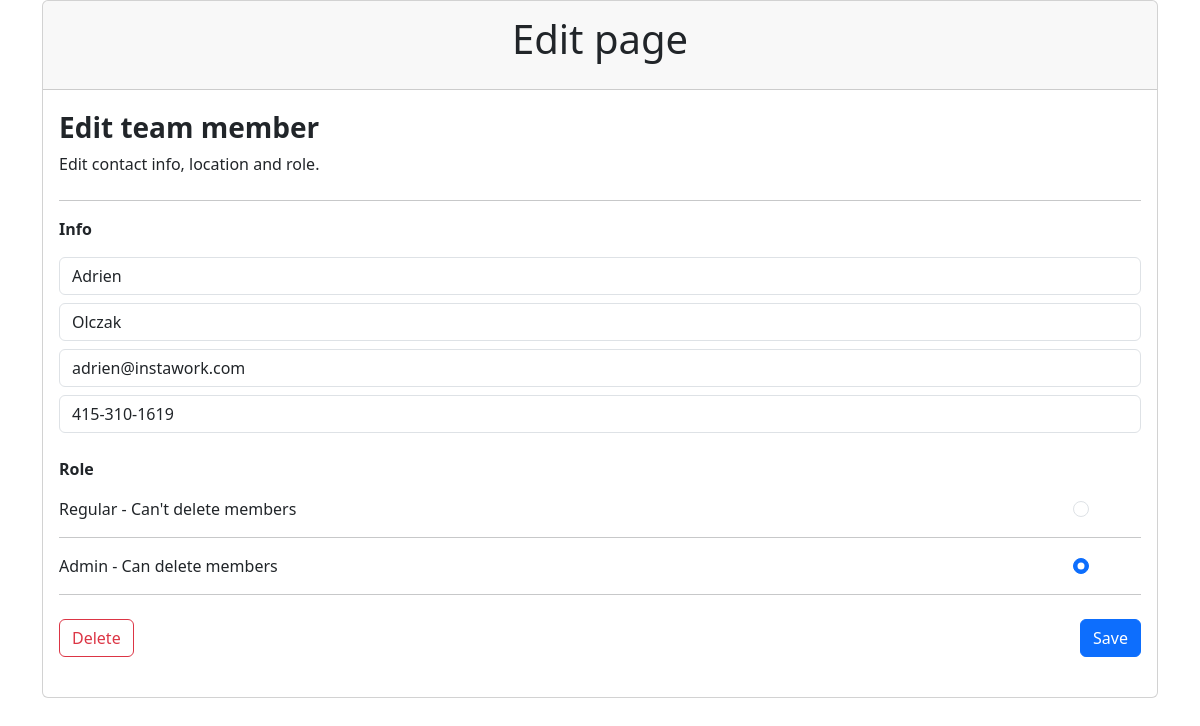
Screenshot of /edit/1 with the database file from the repository.
### application/models.py (models this page shows)
class TeamMember(models.Model):
    first_name = models.CharField(max_length=50)
    last_name = models.CharField(max_length=50)
    email = models.EmailField(max_length=100)
    phone_number = models.CharField(max_length=25)
    role = models.CharField(max_length=10, choices=[('regular','Regular - Can\'t delete members'),('admin','Admin - Can delete members')])

### application/views.py (the view)
# urls.py: path('edit/<int:id>', views.edit, name='edit'),
def edit(request, id):
    team_member = TeamMember.objects.get(id=id)
    roles = TeamMember.role.field.choices
    template = loader.get_template('edit.html')
    context = {
        'team_member': team_member,
        'roles': roles
    }
    return HttpResponse(template.render(context, request))

### application/templates/edit.html (shortened to what this page needs)
{% load bootstrap5 %}
{% bootstrap_css %}
{% block bootstrap5_content %}
    <div class="container">
        <div class="card">
            <div class="card-header text-center pb-3">
                <p class="fs-1 mb-1">Edit page</p>
            </div>
            <div class="card-body pb-4">
                <p class="fs-3 fw-bold mb-1">Edit team member</p>
                <p class="fs-6 mb-4">Edit contact info, location and role.</p>
                <hr>
                <form action="save/{{ team_member.id }}" method="post">
                    <p class="fs-6 fw-bold mb-3">Info</p>
                    <div class="input-group mb-2">
                        <input name="first_name" value="{{ team_member.first_name }}" class="form-control">
                    </div>
                    <div class="input-group mb-2">
                        <input name="last_name" value="{{ team_member.last_name }}" class="form-control">
                    </div>
                    <div class="input-group mb-2">
                        <input name="email" value="{{ team_member.email }}" class="form-control">
                    </div>
                    <div class="input-group mb-4">
                        <input name="phone_number" value="{{ team_member.phone_number }}" class="form-control">
                    </div>
                    <p class="fs-6 fw-bold mb-3">Role</p>
                    <div class="mb-4">
                        {% for role in roles %}
                            <div class="row">
                                <div class="col">
                                    <label for="{{ role.0 }}" class="form-check-label">{{ role.1 }}</label>
                                </div>
                                <div class="col-1">
                                    <input type="radio" id="{{ role.0 }}" name="role" value="{{ role.0 }}" {% if role.0 == team_member.role %}checked{% endif %} class="form-check-input">
                                </div>
                            </div>
                            <hr>
                        {% endfor %}
                    </div>
                    {% buttons %}
                        <button type="submit" class="btn btn-primary float-end">Save</button>
                    {% endbuttons %}
                </form>
                <form action="delete/{{ team_member.id }}" method="post">
                    {% buttons %}
                        <button type="submit" class="btn btn-outline-danger">Delete</button>
                    {% endbuttons %}
                </form>
            </div>
        </div>
    </div>
{% endblock %}

### rows the page displays
TeamMember: first_name "Adrien", last_name "Olczak", email "adrien@instawork.com", phone_number "415-310-1619", role "☐ Regular - Can't delete members" "☑ Admin - Can delete members"

### other values shown
{{ role.1 }} "Regular - Can't delete members" "Admin - Can delete members"
